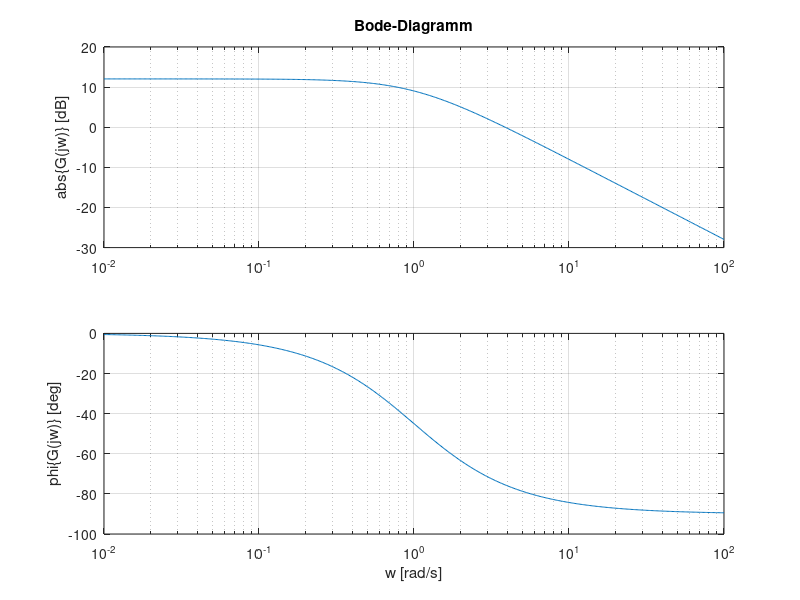

Recreate this plot in MATLAB. (Note: this script raises an error after producing the figure.)
% Berechnung des Bodediagramms für eine gegeben Übertragungsfunktion G(s)

% Parameter vom System PT1
T1=1;
k=4;

% Definition von omega (w) in [rad/s]
w=0.01:0.01:100;
w=logspace(-2,2,500);

% Berechnung von Real- und Imaginäranteil
ReG=k./(1 + (T1.*w).^2);
ImG=-k.*T1.*w./(1 + (T1.*w).^2);

% Berechnung von Betrag und Phase
absG=sqrt(ReG.^2+ImG.^2);
phiG=atan2(ImG,ReG);

figure(1);
subplot(211);
semilogx(w,20*log10(absG)); grid on; zoom on;
ylabel('abs\{G(jw)\} [dB]');
title('Bode-Diagramm')
subplot(212);
semilogx(w,phiG*180/pi); grid on; zoom on;
ylabel('phi\{G(jw)\} [deg]')
xlabel('w [rad/s]')

% Alternative Berechnung
s=tf('s')
G = K/(1+s*T1)

figure(2);
bode(G); grid on; zoom on;

figure(3);
plot(ReG,ImG); grid on; zoom on;
axis([-4 4 -4 4]);
xlabel('Re\{G(jw)\}')
ylabel('Im\{G(jw)\}')
title('Nyquist-Ortskurve')

